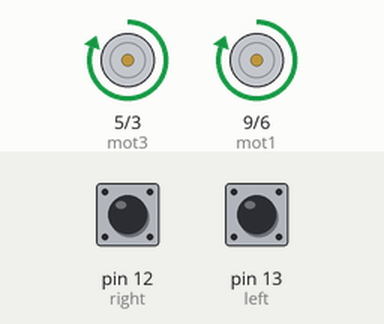
Bench run of a sketch on a simulated Arduino Uno, built with avr-gcc and run on an emulated ATmega328P. On the bench: motor-driver pin pairs drawn as motors (green arrow = first pin HIGH = forward, orange = second pin HIGH = backward, longer = more drive). The inputs (shaded band) are chosen by the test bench; at power-on: pin 12 (right) HIGH, pin 13 (left) HIGH.

Above: at 1.2 s.
1.3 s: pin 12 (right) pulled LOW for 0.15 s
At 1.37 s:
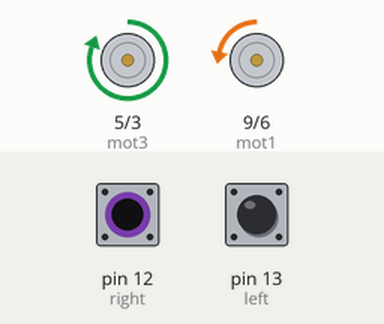
2.9 s: pin 13 (left) pulled LOW for 0.15 s
At 2.97 s:
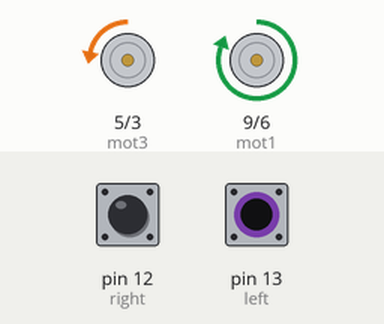
4.5 s: pin 13 (left) pulled LOW for 3.2 s
At 8.9 s:
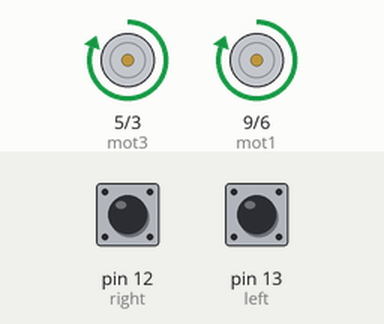
9.2 s: pin 12 (right) pulled LOW for 1 s
At 10.0 s:
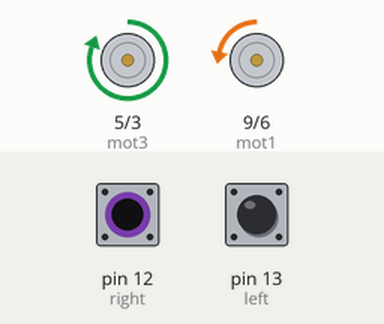
11.7 s: pin 12 (right) pulled LOW for 3.2 s
At 15.7 s:
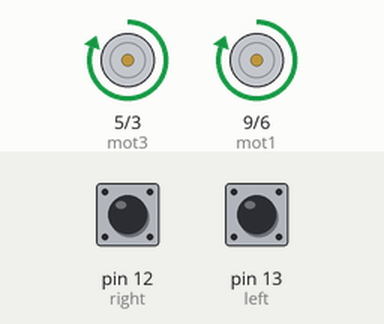
16.4 s: pin 12 (right) driven LOW and pin 13 (left) driven LOW
At 16.9 s:
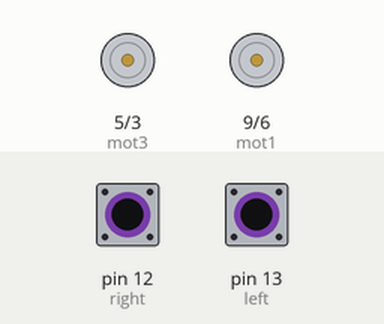
Timing chart, 0 to 18.9 s (numbered marks = the images above; inputs shaded):
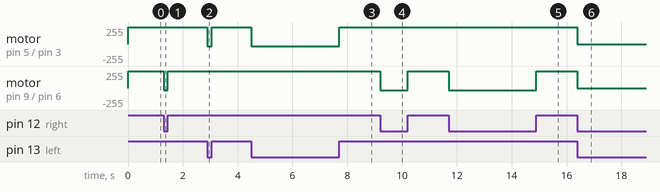

The sketch:

Line_Following.ino
```cpp
int mot1=9;
int mot2=6;
int mot3=5;
int mot4=3;

int left=13;
int right=12;

int Left=0;
int Right=0;

void LEFT (void);
void RIGHT (void);
void STOP (void);

void setup()
{
  pinMode(mot1,OUTPUT);
  pinMode(mot2,OUTPUT);
  pinMode(mot3,OUTPUT);
  pinMode(mot4,OUTPUT);

  pinMode(left,INPUT);
  pinMode(right,INPUT);

  digitalWrite(left,HIGH);
  digitalWrite(right,HIGH);


}

void loop()
{

analogWrite(mot1,255);
analogWrite(mot2,0);
analogWrite(mot3,255);
analogWrite(mot4,0);

while(1)
{
  Left=digitalRead(left);
  Right=digitalRead(right);

  if((Left==0 && Right==1)==1)
  LEFT();
  else if((Right==0 && Left==1)==1)
  RIGHT();
}
}
```

aleeha.ino
```cpp
void LEFT (void)
{
   analogWrite(mot3,0);
   analogWrite(mot4,30);


   while(Left==0)
   {
    Left=digitalRead(left);
    Right=digitalRead(right);
    if(Right==0)
    {
      int lprev=Left;
      int rprev=Right;
      STOP();
      while(((lprev==Left)&&(rprev==Right))==1)
      {
         Left=digitalRead(left);
         Right=digitalRead(right);
      }
    }
    analogWrite(mot1,255);
    analogWrite(mot2,0);
   }
   analogWrite(mot3,255);
   analogWrite(mot4,0);
}

void RIGHT (void)
{
   analogWrite(mot1,0);
   analogWrite(mot2,30);

   while(Right==0)
   {
    Left=digitalRead(left);
    Right=digitalRead(right);
    if(Left==0)
    {
      int lprev=Left;
      int rprev=Right;
     STOP();
      while(((lprev==Left)&&(rprev==Right))==1)
      {
         Left=digitalRead(left);
         Right=digitalRead(right);
      }
    }
    analogWrite(mot3,255);
    analogWrite(mot4,0);
    }
   analogWrite(mot1,255);
   analogWrite(mot2,0);
}
void STOP (void)
{
analogWrite(mot1,0);
analogWrite(mot2,0);
analogWrite(mot3,0);
analogWrite(mot4,0);

}
```

Measured:
- after the input at 1.3 s, motor on pin 9 (mot1) / pin 6 (mot2): forward 255/255 → backward 30/255 at once, → forward 255/255 0.15 s later
- after the input at 2.9 s, motor on pin 5 (mot3) / pin 3 (mot4): forward 255/255 → backward 30/255 at once, → forward 255/255 0.15 s later
- after the input at 4.5 s, motor on pin 5 (mot3) / pin 3 (mot4): forward 255/255 → backward 30/255 at once, → forward 255/255 3.2 s later
- after the input at 9.2 s, motor on pin 9 (mot1) / pin 6 (mot2): forward 255/255 → backward 30/255 at once, → forward 255/255 1.0 s later
- after the input at 11.7 s, motor on pin 9 (mot1) / pin 6 (mot2): forward 255/255 → backward 30/255 at once, → forward 255/255 3.2 s later
- after the input at 16.4 s, motor on pin 5 (mot3) / pin 3 (mot4), motor on pin 9 (mot1) / pin 6 (mot2): forward 255/255 → stopped at once
